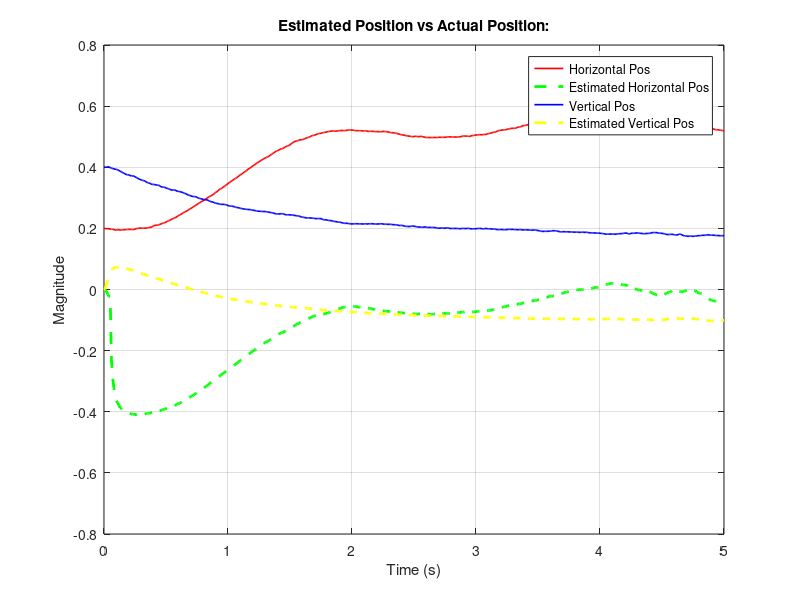
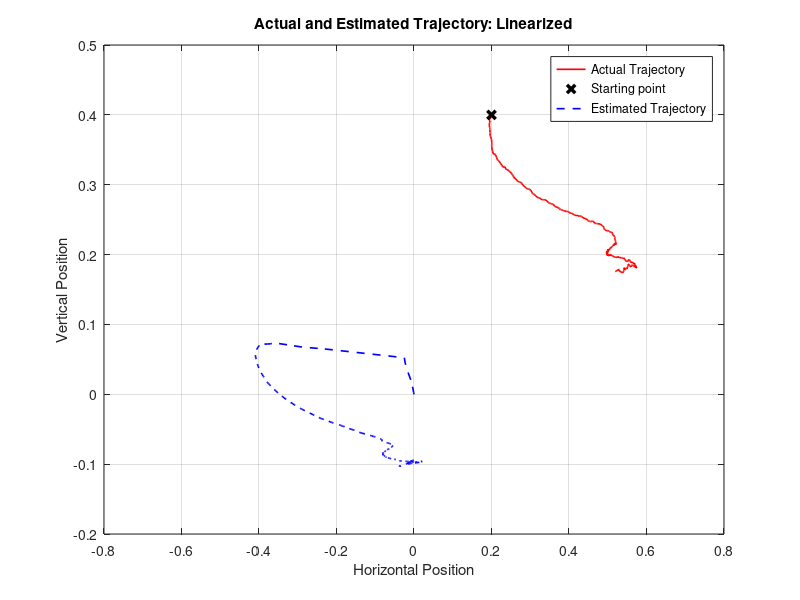
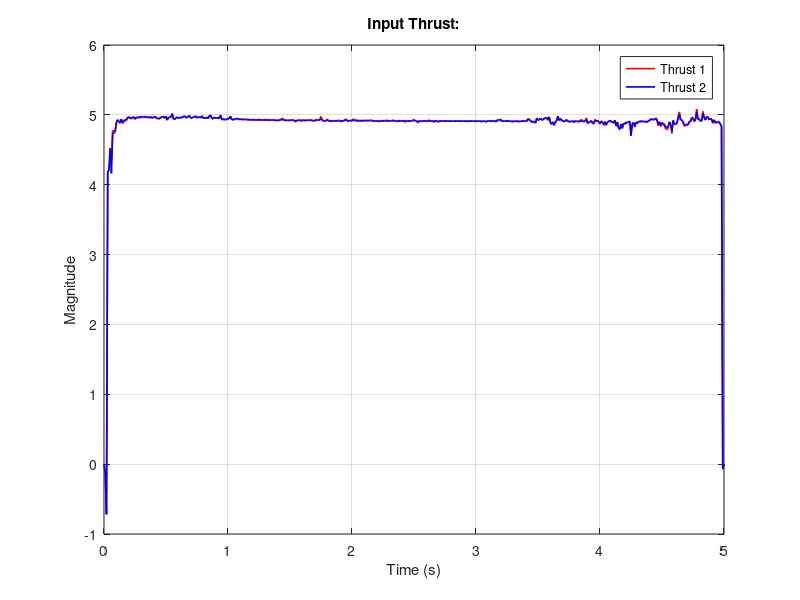
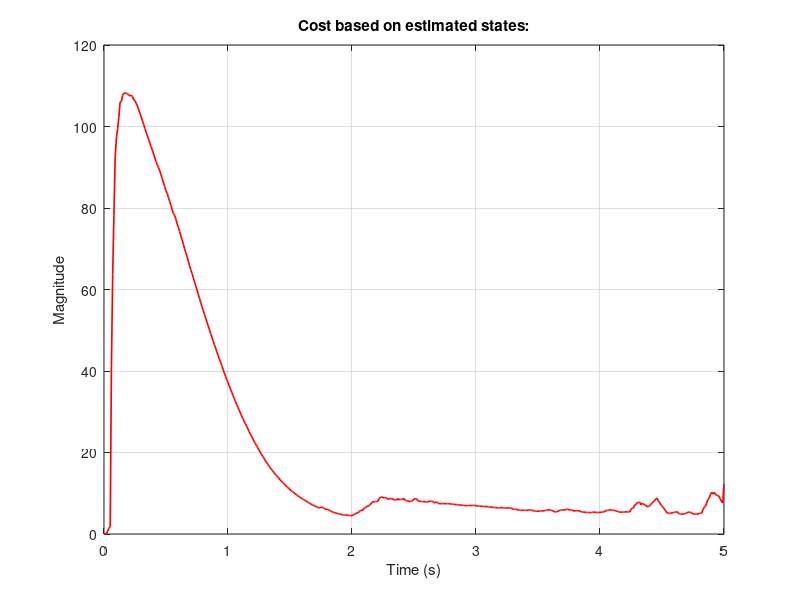

Here is the MATLAB script that generated these plots, in order:
% This script runs an LQR based controller with LQ State Estimation for
% Hovering of the drone at (10,5).
clear all; close all; clc;

%% PARAMETRS:

% Simulation Parameters:
t         = 5;          % Length of simulation.
dt        = 0.01;         % Step size.
N         = t/dt + 1;     % Number of steps.
T         = 0:dt:t;       % This is our time series vector.

g         = 9.81;         % Acceleration due to gravity.

% State Disturbance Formulation:
% Here we want to create a state disturbance vector which is as long as the
% number of steps.
mu1        = zeros(6,1); % Gaussian/"white".
sigma1     = zeros(6,6,N); % Covariance of disturbance through time.

for i = 1:N
    sigma1(:,:,i)     = diag(diag(rand(6))); % Randomized uncorrelated covariance
                                         % at every time step.
end

% Observation Noise Formulation:
% Similar to the previous one.
mu2        = zeros(2,1); % Gaussian/"white".
sigma2     = zeros(2,2,N); % Covariance of disturbance through time.

for i = 1:N
    sigma2(:,:,i)     = diag(diag(rand(2))); % Randomized uncorrelated covariance
                                         % at every time step.
end

%% STATE-SPACE:
m = 3; % Number of inputs.
n = 6; % Number of states.
q = 2; % Number of observations.

% Linearization and Discretization done for Hovering:
Abar = [zeros(3,3),eye(3,3); % Discretized system matrix.
       zeros(1,6);
       9.81,0,0,0,-0.1,0;
       0,0,0,0,0,-0.1];

Abar = eye(6,6) + Abar*dt; % 1st order approximation of Ad.

Bbar = [zeros(3,3);
       100,-100,0;
       zeros(1,3);
       1,1,-1];

Bbar = Bbar*dt; % 1st order approximation of Bd.

% Let us say the linearization is done at (10,5) where the drone is
% hovering:
H = 10; V =5; % Horizontal and Vertical position of drone.
Cbar = [0, V^2/((H^2+V^2)^1.5), -H*V/((H^2+V^2)^1.5), 0, 0, 0;
        0, -H*V/((H^2+V^2)^1.5), H^2/((H^2+V^2)^1.5), 0, 0, 0];

% Let us initialize our variables and matrices:
Ot = zeros(6,6,N);
O  = zeros(6,6,N);
L = zeros(6,2,N); % Kalman gain.

A = zeros(6,6,N);
B = zeros(6,3,N);
B62 = zeros(n,m-1,N); % Time-series of truncated input matrix.
% Only this matrix will be used for the input computation.
C = zeros(2,6,N);

% Initialization of variables:
% Let our Linearization start exactly on the optimal trajectory:
x   = zeros(n,1,N); % Actual state.
xhat= zeros(n,1,N); % Estimated state.
y   = zeros(q,1,N); % Actual Observation.
yhat= zeros(q,1,N); % Predicted observation.
delta = zeros(n,1,N); % State disturbance.
eta = zeros(q,1,N); % Observation noise.
u = zeros(m,1,N);   % Time-series of applied input.

% Nominal States and Inputs for Hovering:
xhov = [0,10,5,0,0,0]'; % Hovering position.
xnom = repmat(xhov,1,N); % Time-series for hovering equilibrium states.
uhov = [g/2 g/2 g]'; % hovering inputs.
unom = repmat(uhov,1,N); % Time-series for hovering equilibrium inputs.

% Linearization states initial condition:
% The linearized (1st order approximated) coordinate system moves on top
% of the nominal trajectory. Hence, if we are not perfectly on the nominal
% trajectory at the starting point, then:
x(:,1,1) = zeros(6,1);
x(2,1,1) = 0.2; % 20cms away in Hz direction.
x(3,1,1) = 0.4; % 20cms away in Vt direction.

K = zeros(m-1,n,N); % Coefficient of Optimal input. Third state unc!! 2x6
P = zeros(n,n,N); % Coefficient of Optimal cost.
J = zeros(1,N);   % Our scalar cost at each time.
Q = zeros(n,n,N)*dt; % State-Cost time series.
R = zeros(m,m,N)*dt; % Input-Cost time series.
R22 = zeros(m-1,m-1,N)*dt; % Input-comp-Cost time series. 2x2

%% LQR BASED COST:
% Here we will describe the LQR associated cost matrices and they will
% remain constant throught the control time horizon. Meaning our control
% objective will not change during the simulation.

q = (1000)*eye(n,n); % Cost associated with state deviation;
r = 0.001*eye(m,m);    % Cost associated with input usage;
                       % Third input is uncontrollable.
r(3,3) = 0;
% Basically, I am choosing to penalize deviation from optimal state 10^4
% more than input usage.

p =(1000)*eye(n,n); % Final/Terminal state cost.

%% INPUT AND COST COEFFICIENT COMPUTATION:
% Iteratively find our value for P and K matrix backwards:
for i = N:-1:1
    if i == N
        P(:,:,i) = p; % Cost associated with final state.
        K(:,:,i) = zeros(m-1,n); % Optimal input coefficient at final time.
    else
        Q(:,:,i) = q*dt; % Discretized Q and R.
        R(:,:,i) = r*dt;
        R22(:,:,i) = R(1:m-1,1:m-1,i); % Computing recursive block.
        A(:,:,i) = Abar;
        B(:,:,i) = Bbar;
        B62(:,:,i) = Bbar(:,1:m-1,1);
        
        K(:,:,i) = (R22(:,:,i) + transpose(B62(:,:,i))*P(:,:,i+1)*B62(:,:,i))\...
        transpose(B62(:,:,i))*P(:,:,i+1)*A(:,:,i);
        P(:,:,i) = transpose(A(:,:,i) - B62(:,:,i)*K(:,:,i))*P(:,:,i+1)*(A(:,:,i)...
        - B62(:,:,i)*K(:,:,i)) + transpose(K(:,:,i))*R22(:,:,i)*K(:,:,i) + Q(:,:,i);
    end
end

%% KALMAN GAIN AND COVARIANCE COMPUTATION:
% Iteratively find our value for L and O matrix forward in time:
for i = 1:N
    if i == 1
        % Initially:
        C(:,:,i) = Cbar;
        Rbar = inv(sigma1(:,:,i));
        Ot(:,:,i) = Rbar; % Covariance of initial state disturbance.
        Qbar = inv(sigma2(:,:,i)); % Covariance of observation noise.
        % Find the Kalman gain:
        L(:,:,i)  = Ot(:,:,i)*transpose(C(:,:,i))/...
            (Qbar + C(:,:,i)*Ot(:,:,i)*transpose(C(:,:,i)));
        % Update state Covariance:
        O(:,:,i) = (eye(6,6)-L(:,:,i)*C(:,:,i))*Ot(:,:,i)*...
            transpose((eye(6,6)-L(:,:,i)*C(:,:,i))) + L(:,:,i)*Qbar*...
            transpose(L(:,:,i));
    else
        C(:,:,i) = Cbar;
        Rbar = inv(sigma1(:,:,i));
        Ot(:,:,i) = A(:,:,i-1)*O(:,:,i-1)*transpose(A(:,:,i-1))...
            + Rbar;
        Qbar = inv(sigma2(:,:,i));
        L(:,:,i)  = Ot(:,:,i)*transpose(C(:,:,i))/...
            (Qbar + C(:,:,i)*Ot(:,:,i)*transpose(C(:,:,i)));
        O(:,:,i) = (eye(6,6)-L(:,:,i)*C(:,:,i))*Ot(:,:,i)*...
            transpose((eye(6,6)-L(:,:,i)*C(:,:,i))) + L(:,:,i)*Qbar*...
            transpose(L(:,:,i));
    end
end

% Now we have both our Kalman Gain and Input coefficient for the whole time
% horizon.

%% SIMULATION:
for i = 1:N
    if i == 1
        % Intially we will have our observation. Calculating noise:
        eta(:,1,i) = 0.0001*mvnrnd(mu2,sigma2(:,:,i)); % Obs Noise.
        delta(:,1,i) = 0.001*mvnrnd(mu1,sigma1(:,:,i)); % State Disturbance.
        % This is like our first state disturbance.
        x1 = x(:,1,i) + delta(:,1,i);
        % Deterministic system dynamics:
        y(:,1,i) = C(:,:,i)*x1 + eta(:,1,i); % Actual Observation based on
                                             % perturbed initial state.
        yhat(:,1,i)= C(:,:,i)*x(:,1,i); % Observation prediction from knowledge.
        % Estimation system dynamics:
        xhat(:,1,i) = L(:,:,i)*(y(:,1,i)-yhat(:,1,i)); % Initial state estimate
        % based on knowledge and observation after state disturbance.
        % Input computation from estimated state:
        u(1:m-1,1,i) = -K(:,:,i)*xhat(:,1,i); % Saying I perfectly know my intial state.
        u(m,1,i)     = 9.81; % Uncontrolled g! 3rd input.
        J(1,i)   = 0.5*transpose(xhat(:,1,i))*P(:,:,i)*xhat(:,1,i);
        if ((xhat(3,1,i) > -10^(-2)) && (xhat(3,1,i) < 10^(-2))) && (xhat(2,1,i) > -10^(-2)) && (xhat(2,1,i) < 10^(-2))
            u(m,1,i) = 0;
        end
    else
        % From second time-step we have to do our shit!
        eta(:,1,i) = 0.0001*mvnrnd(mu2,sigma2(:,:,i)); % Obs Noise.
        delta(:,1,i) = 0.001*mvnrnd(mu1,sigma1(:,:,i)); % State Disturbance.
        % Deterministic system dynamics:
        x(:,1,i) = A(:,:,i-1)*x(:,1,i-1) + B(:,:,i-1)*u(:,:,i-1) + delta(:,1,i); % Actual State with disturbance.
        y(:,1,i) = C(:,:,i)*x(:,1,i) + eta(:,1,i); % Actual Observation.
        % Estimation system dynamics:
        yhat(:,1,i) = C(:,:,i)*(A(:,:,i-1)*xhat(:,1,i-1) + B(:,:,i-1)*u(:,:,i-1)); % Observation prediction.
        xhat(:,1,i) = A(:,:,i-1)*xhat(:,1,i-1) + B(:,:,i-1)*u(:,:,i-1) +...
            L(:,:,i)*(y(:,1,i)-yhat(:,1,i)); 
        % State prediction from previous state estimate.
        % Input computation from estimated state:
        u(1:m-1,1,i) = -K(:,:,i)*xhat(:,1,i); % Calculating intial optimal input.
        u(m,1,i)     = 9.81; % Uncontrolled g! 3rd input.
        J(1,i)   = 0.5*transpose(xhat(:,1,i))*P(:,:,i)*xhat(:,1,i);
        if ((xhat(3,1,i) > -10^(-2)) && (xhat(3,1,i) < 10^(-2))) && (xhat(2,1,i) > -10^(-2)) && (xhat(2,1,i) < 10^(-2))
            u(m,1,i) = 0;
        end
    end
end

%% RETRIEVING DATA:

theta = zeros(1,N);
H = zeros(1,N);
V = zeros(1,N);
t_t = zeros(1,N);
H_t = zeros(1,N);
V_t = zeros(1,N);
x1 = zeros(n,N);
u1 = zeros(m,N);

He = zeros(1,N);
Ve = zeros(1,N);
T1= zeros(1,N); % Input 1 - Thrust 1.
T2= zeros(1,N); % Input 2 - Thrust 2.

for j = 1:N
    H(1,j) = x(2,1,j); % Horizontal position of drone.
    V(1,j) = x(3,1,j); % Vertical position of drone.
    theta(1,j) = x(1,1,j); % Horizontal position of drone.
    t_t(1,j) = x(4,1,j); % Angular velocity of drone.
    H_t(1,j) = x(5,1,j); % Horizontal velocity of drone.
    V_t(1,j) = x(6,1,j); % Vertical velocity of drone.
    x1(:,j) = [theta(1,j),H(1,j),V(1,j),t_t(1,j),H_t(1,j),V_t(1,j)]';
    He(1,j) = xhat(2,1,j); % Horizontal position of drone. EST
    Ve(1,j) = xhat(3,1,j); % Vertical position of drone. EST
    T1(1,j)= u(1,1,j); % Total drone Left thrust.
    T2(1,j)= u(2,1,j); % Total drone Right thrust.
    u1(:,j)= [T1(1,j),T2(1,j),g]';
end

%% ESTIMATING THE TRAJECTORY TAKEN BY THE CNL SYSTEM:
xCNL = xnom + x1;
uCNL = unom + u1;

%% PLOTTING THE RESULTS:

% Actual state vs Estimate state:
figure()
plot(T,H,'r','LineWidth',1.2);
grid on; hold on;
plot(T,He,'g--','LineWidth',2);
plot(T,V,'b','LineWidth',1.2);
plot(T,Ve,'y--','LineWidth',2);
xlabel('Time (s)');
ylabel('Magnitude');
title('Estimated Position vs Actual Position:');
legend('Horizontal Pos','Estimated Horizontal Pos','Vertical Pos','Estimated Vertical Pos');

% Trajectory taken by the drone:
figure()
plot(H,V,'r','LineWidth',1.2);
grid on; hold on;
plot(H(1),V(1),'kx','LineWidth',2.5);
plot(He,Ve,'b--','LineWidth',1.2);
xlabel('Horizontal Position');
ylabel('Vertical Position');
title('Actual and Estimated Trajectory: Linearized');
legend('Actual Trajectory','Starting point','Estimated Trajectory');

% Variation of Inputs:
figure()
plot(T,T1,'r','LineWidth',1.2);
grid on; hold on;
plot(T,T2,'b','LineWidth',1.2);
xlabel('Time (s)');
ylabel('Magnitude');
title('Input Thrust:');
legend('Thrust 1','Thrust 2');

% Variation of Cost with the Estimated states:
figure()
plot(T,J,'r','LineWidth',1.2);
grid on;
xlabel('Time (s)');
ylabel('Magnitude');
title('Cost based on estimated states:')

%% PLOTS FOR THE CNL:

figure()
plot(xCNL(2,:),xCNL(3,:),'r','LineWidth',1.2);
grid on;
xlabel('Horizontal Position of Drone');
ylabel('Vertical Position of Drone');
title('CNL Trajectory: Hovering');